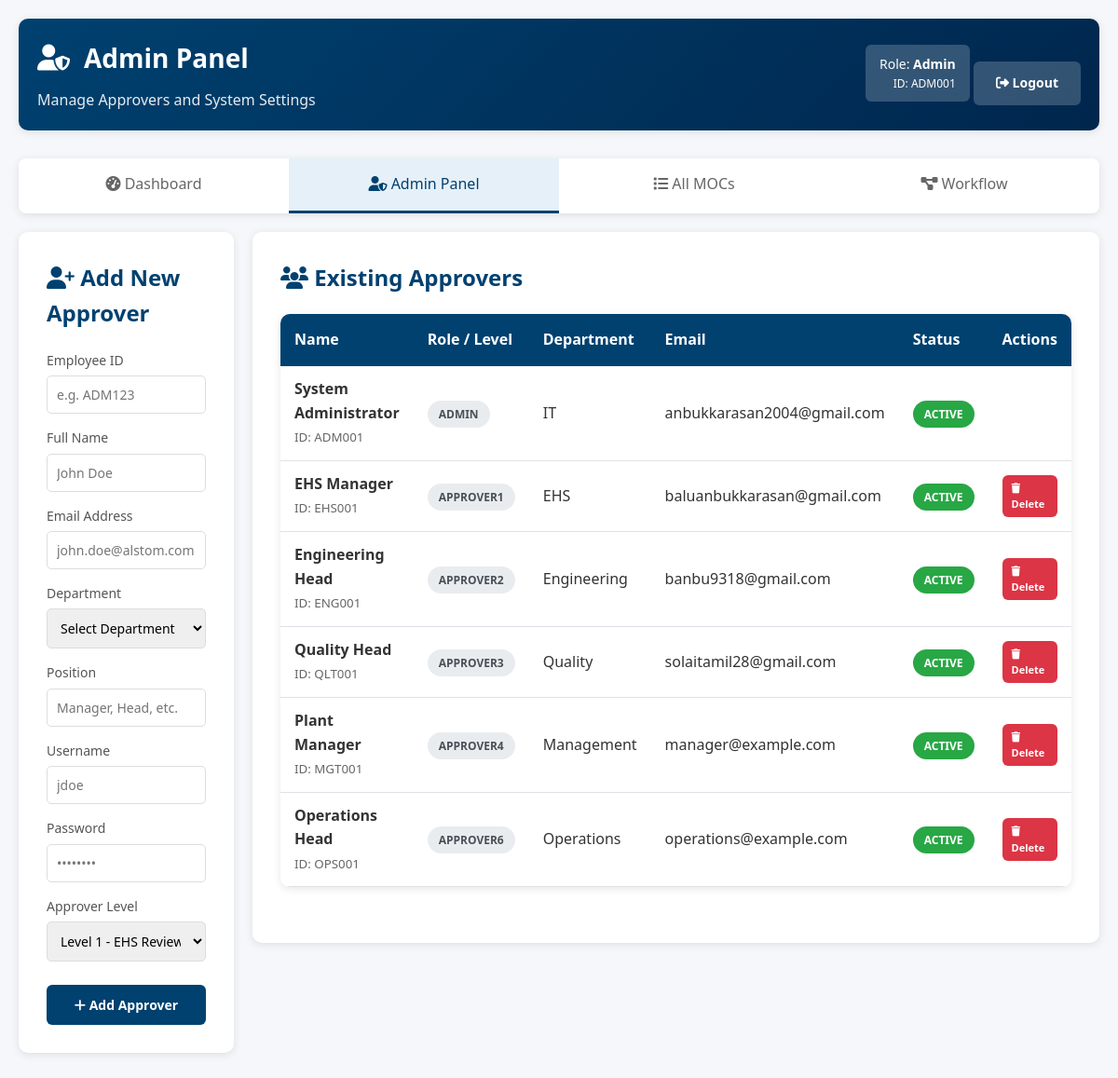
The page /admin (signed in) on the database its author committed.
### app.py (models this page shows)
class User(db.Model):
    id = db.Column(db.Integer, primary_key=True)
    employee_id = db.Column(db.String(50), unique=True, nullable=False)
    name = db.Column(db.String(100), nullable=False)
    department = db.Column(db.String(100), nullable=False)
    position = db.Column(db.String(100))
    email = db.Column(db.String(120), unique=True, nullable=False)
    username = db.Column(db.String(50), unique=True, nullable=False)
    password_hash = db.Column(db.String(200), nullable=False)
    role = db.Column(db.String(20), default='employee')
    created_at = db.Column(db.DateTime, default=lambda: datetime.now(timezone.utc))  # Fixed
    is_active = db.Column(db.Boolean, default=True)

### app.py (the view, shortened to what this page needs)
@app.route('/admin', methods=['GET', 'POST'])
@login_required
@role_required('admin')
def admin_panel():
    user = get_current_user()
    approvers = User.query.filter(User.role.in_(['approver1', 'approver2', 'approver3', 'approver4', 'approver5', 'approver6', 'admin'])).all()
    return render_template('admin.html',
                         user=user,
                         approvers=approvers)

### app.py (called while the page is built)
def login_required(f):
    @wraps(f)
    def decorated_function(*args, **kwargs):
        if 'user_id' not in session:
            flash('Please login to access this page.', 'warning')
            return redirect(url_for('login'))
        return f(*args, **kwargs)
    return decorated_function

def role_required(*roles):
    def decorator(f):
        @wraps(f)
        @login_required
        def decorated_function(*args, **kwargs):
            user = User.query.get(session['user_id'])
            if user.role not in roles:
                flash('You do not have permission to access this page.', 'danger')
                return redirect(url_for('dashboard'))
            return f(*args, **kwargs)
        return decorated_function
    return decorator

def get_current_user():
    if 'user_id' in session:
        return User.query.get(session['user_id'])
    return None

### templates/admin.html (shortened to what this page needs)
{% extends "base.html" %}
{% block content %}
<div class="container">
    <div class="header">
        <div style="display: flex; justify-content: space-between; align-items: center;">
            <div>
                <h1>
                    <i class="fas fa-user-shield"></i> Admin Panel
                </h1>
                <p>Manage Approvers and System Settings</p>
            </div>
            <div style="text-align: right;">
                <div
                    style="background: rgba(255,255,255,0.2); padding: 10px 15px; border-radius: 6px; display: inline-block;">
                    <div style="font-size: 14px;">Role: <strong>{{ user.role|title }}</strong></div>
                    <div style="font-size: 12px;">ID: {{ user.employee_id }}</div>
                </div>
                <a href="{{ url_for('logout') }}" class="btn"
                    style="margin-top: 10px; background: rgba(255,255,255,0.2); color: white;">
                    <i class="fas fa-sign-out-alt"></i> Logout
                </a>
            </div>
        </div>
    </div>
    <div class="nav-tabs">
        <a href="{{ url_for('dashboard') }}" class="nav-tab">
            <i class="fas fa-tachometer-alt"></i> Dashboard
        </a>
        <a href="{{ url_for('admin_panel') }}" class="nav-tab active">
            <i class="fas fa-user-shield"></i> Admin Panel
        </a>
        <a href="{{ url_for('list_moc') }}" class="nav-tab">
            <i class="fas fa-list"></i> All MOCs
        </a>
        <a href="{{ url_for('workflow_status') }}" class="nav-tab">
            <i class="fas fa-project-diagram"></i> Workflow
        </a>
    </div>
    <div style="display: grid; grid-template-columns: 1fr 2fr; gap: 20px; align-items: start;">
        <div class="form-container">
            <h2 style="color: var(--primary-blue); margin-bottom: 20px;">
                <i class="fas fa-user-plus"></i> Add New Approver
            </h2>
            <form action="{{ url_for('admin_panel') }}" method="POST">
                <div class="form-group">
                    <label for="employee_id">Employee ID</label>
                    <input type="text" id="employee_id" name="employee_id" required placeholder="e.g. ADM123">
                </div>
                <div class="form-group">
                    <label for="name">Full Name</label>
                    <input type="text" id="name" name="name" required placeholder="John Doe">
                </div>
                <div class="form-group">
                    <label for="email">Email Address</label>
                    <input type="email" id="email" name="email" required placeholder="john.doe@alstom.com">
                </div>
                <div class="form-group">
                    <label for="department">Department</label>
                    <select id="department" name="department" required>
                        <option value="" disabled selected>Select Department</option>
                    </select>
                </div>
                <div class="form-group">
                    <label for="position">Position</label>
                    <input type="text" id="position" name="position" placeholder="Manager, Head, etc.">
                </div>
                <div class="form-group">
                    <label for="username">Username</label>
                    <input type="text" id="username" name="username" required placeholder="jdoe">
                </div>
                <div class="form-group">
                    <label for="password">Password</label>
                    <input type="password" id="password" name="password" required placeholder="••••••••">
                </div>
                <div class="form-group">
                    <label for="role">Approver Level</label>
                    <select id="role" name="role" required>
                        <option value="approver1">Level 1 - EHS Review</option>
                    </select>
                </div>
                <button type="submit" class="btn btn-primary" style="width: 100%; margin-top: 10px;">
                    <i class="fas fa-plus"></i> Add Approver
                </button>
            </form>
        </div>
        <div class="form-container">
            <h2 style="color: var(--primary-blue); margin-bottom: 20px;">
                <i class="fas fa-users"></i> Existing Approvers
            </h2>
            <div class="table-container">
                <table class="data-table">
                    <thead>
                        <tr>
                            <th>Name</th>
                            <th>Role / Level</th>
                            <th>Department</th>
                            <th>Email</th>
                            <th>Status</th>
                            <th>Actions</th>
                        </tr>
                    </thead>
                    <tbody>
                        {% for approver in approvers %}
                        <tr>
                            <td>
                                <strong>{{ approver.name }}</strong><br>
                                <small style="color: #666;">ID: {{ approver.employee_id }}</small>
                            </td>
                            <td>
                                <span class="status-badge" style="background: #e9ecef; color: #495057;">
                                    {{ approver.role|title }}
                                </span>
                            </td>
                            <td>{{ approver.department }}</td>
                            <td>{{ approver.email }}</td>
                            <td>
                                {% if approver.is_active %}
                                <span class="status-badge status-approved">Active</span>
                                {% else %}
                                <span class="status-badge status-rejected">Inactive</span>
                                {% endif %}
                            </td>
                            <td>
                                {% if approver.id != user.id %}
                                <a href="javascript:void(0)"
                                    onclick="confirmDeleteUser({{ approver.id }}, '{{ approver.name }}')"
                                    class="btn btn-danger" style="padding: 5px 10px; font-size: 11px;">
                                    <i class="fas fa-trash"></i> Delete
                                </a>
                                {% endif %}
                            </td>
                        </tr>
                        {% endfor %}
                    </tbody>
                </table>
            </div>
        </div>
    </div>
</div>
{% endblock %}

### templates/base.html (shortened to what this page needs)
<!DOCTYPE html>
<html lang="en">
<head>
    <link rel="stylesheet" href="{{ url_for('static', filename='static/css/style.css') }}">
    <link rel="stylesheet" href="https://cdnjs.cloudflare.com/ajax/libs/font-awesome/6.4.0/css/all.min.css">
</head>
<body>
    {% block content %}{% endblock %}
</body>
</html>

### static/css/style.css (style rules this page uses)
:root { --primary-blue: #004170; --primary-dark: #00264d; --primary-light: #e6f0f8; --secondary-green: #28a745; --secondary-red: #dc3545; --secondary-orange: #fd7e14; --secondary-yellow: #ffc107; --light-gray: #f8f9fa; --dark-gray: #343a40; --border-color: #dee2e6; --shadow: 0 2px 10px rgba(0,0,0,0.1); }
* { margin: 0; padding: 0; box-sizing: border-box; font-family: 'Segoe UI', Tahoma, Geneva, Verdana, sans-serif; }
body { background-color: #f5f7fa; color: #333; line-height: 1.6; }
.container { max-width: 1200px; margin: 0 auto; padding: 20px; }
.header { background: linear-gradient(135deg, var(--primary-blue) 0%, var(--primary-dark) 100%); color: white; padding: 20px; border-radius: 10px; margin-bottom: 30px; box-shadow: var(--shadow); }
.header h1 { display: flex; align-items: center; gap: 15px; font-size: 28px; margin-bottom: 10px; }
.header p { opacity: 0.9; }
.nav-tabs { display: flex; background: white; border-radius: 8px; overflow: hidden; margin-bottom: 20px; box-shadow: var(--shadow); }
.nav-tab { flex: 1; padding: 15px; text-align: center; text-decoration: none; color: #666; font-weight: 500; border-bottom: 3px solid transparent; transition: all 0.3s; }
.nav-tab.active { color: var(--primary-blue); border-bottom-color: var(--primary-blue); background: var(--primary-light); }
.form-container { background: white; padding: 30px; border-radius: 10px; box-shadow: var(--shadow); margin-bottom: 30px; }
.form-group { margin-bottom: 20px; }
.form-group label { display: block; margin-bottom: 8px; font-weight: 600; color: var(--primary-dark); }
.btn { display: inline-block; padding: 12px 24px; border: none; border-radius: 6px; font-size: 14px; font-weight: 600; cursor: pointer; text-decoration: none; transition: all 0.3s; }
.btn-primary { background: var(--primary-blue); color: white; }
.btn-danger { background: var(--secondary-red); color: white; }
.table-container { overflow-x: auto; background: white; border-radius: 10px; box-shadow: var(--shadow); margin-bottom: 30px; }
.data-table { width: 100%; border-collapse: collapse; }
.data-table th { background: var(--primary-blue); color: white; padding: 15px; text-align: left; font-weight: 600; }
.data-table td { padding: 12px 15px; border-bottom: 1px solid var(--border-color); }
.status-badge { padding: 6px 12px; border-radius: 20px; font-size: 12px; font-weight: 600; text-transform: uppercase; }
.status-approved { background: var(--secondary-green); color: white; }

### templates/admin.html (style rules this page uses)
.form-group { margin-bottom: 15px; }
.form-group label { display: block; margin-bottom: 5px; font-weight: 500; font-size: 14px; color: #555; }
.form-group input, .form-group select { width: 100%; padding: 10px; border: 1px solid #ddd; border-radius: 5px; font-size: 14px; }

### rows shown on the page
User: role "Admin", employee_id "ADM001", name "System Administrator", role "ADMIN", department "IT", email "anbukkarasan2004@gmail.com", is_active "ACTIVE"
User: name "EHS Manager", employee_id "EHS001", role "APPROVER1", department "EHS", email "baluanbukkarasan@gmail.com", is_active "ACTIVE"
User: name "Engineering Head", employee_id "ENG001", role "APPROVER2", department "Engineering", email "banbu9318@gmail.com", is_active "ACTIVE"
User: name "Quality Head", employee_id "QLT001", role "APPROVER3", department "Quality", email "solaitamil28@gmail.com", is_active "ACTIVE"
User: name "Plant Manager", employee_id "MGT001", role "APPROVER4", department "Management", email "manager@example.com", is_active "ACTIVE"
User: name "Operations Head", employee_id "OPS001", role "APPROVER6", department "Operations", email "operations@example.com", is_active "ACTIVE"
